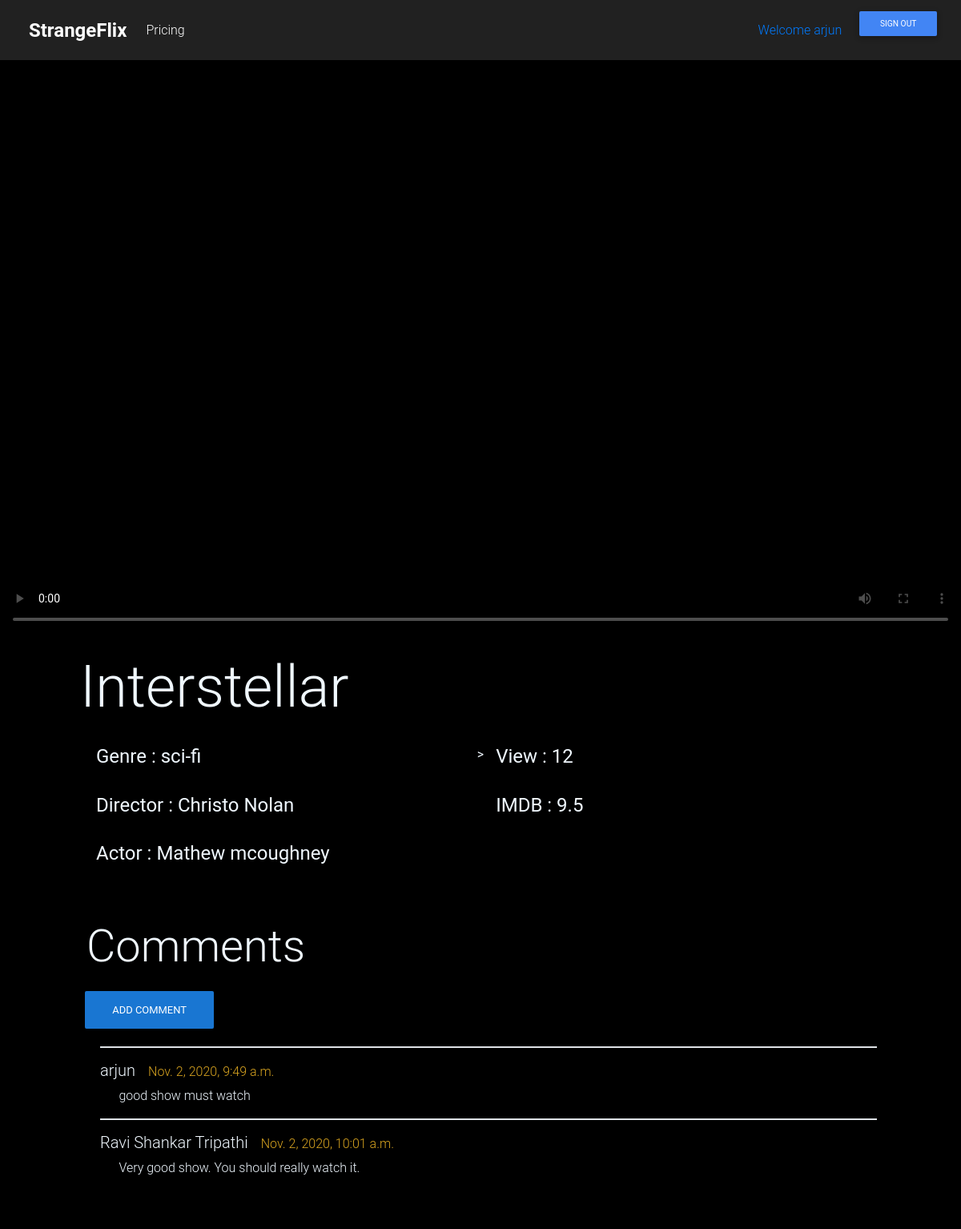
/3/ (signed in), run on the app's committed database.
### screens/models.py (models this page shows, shortened)
class Movie(models.Model):
    name = models.CharField(max_length=30)
    genre = models.CharField(max_length=30)
    file = models.FileField()
    thumbnail = models.FileField()
    views = models.IntegerField()
    imdb = models.FloatField(null=True,blank=True)
    director = models.CharField(null=True,blank=True, max_length=50)
    actors =  models.CharField(null=True,blank=True , max_length=100)
    year = models.IntegerField(null=True,blank=True)
    prime_show = models.BooleanField(default=True)

class Comment(models.Model):
    movie = models.ForeignKey('Movie', on_delete=models.CASCADE, related_name='comments')
    author = models.CharField(max_length=200)
    text = models.TextField()
    created_date = models.DateTimeField(default=timezone.now)
    approved_comment = models.BooleanField(default=False)

### screens/views.py (the view)
# urls.py: path('<int:pk>/', MovieDetailView.as_view(), name='movie_detail'),
@method_decorator(login_required, name='dispatch')
class MovieDetailView(DetailView):
    model = Movie
    template_name = "movie_detail.html"

### templates/movie_detail.html (shortened to what this page needs)
{% extends 'new_base.html' %}
{% block content %}
<!doctype html>
<html lang="en">
<body style="background-color: black;color: aliceblue;">
    {% include 'navbar.html' %}
    <div>
        <video id="my-video" class="video-js" controls preload="auto" width="100%" height="720" poster="MY_VIDEO_POSTER.jpg" data-setup="{}">
    <source src="{{object.file.url }}" type="video/mp4" />
    </video>
    </div>
    <div class=" jumbotron jumbotron-fluid " style="background-color: black; margin-left: 100px; margin-right: 100px; padding-top:20px;padding-bottom: 0px;">
        <div class="card" style="background-color:black; ">
            <h2 class="display-3">{{ object.name }}</h2>
            <div class="card-body">
                <div class="row">
                    <div class="col">
                        <h4> Genre : {{ object.genre }} </h4>
                        <br>
                        <h4> Director : {{ object.director }} </h4>
                        <br>
                        <h4> Actor : {{ object.actors }} </h4>
                    </div>>
                    <div class="col">
                        <h4> View : {{ object.views}} </h4>
                        <br>
                        <h4> IMDB : {{ object.imdb }} </h4>
                    </div>
                </div>
            </div>
        </div>
    </div>
    <div class=" jumbotron jumbotron-fluid " style="background-color: black; margin-left: 100px; margin-right: 100px; padding-top:0px;">
        <div class="d-flex flex-row justify-content-between align-items-center action-collapse p-2" data-toggle="collapse" aria-expanded="false" aria-controls="collapse-1" href="#collapse-1">
            <h1 class="display-4"><span>Comments</span></h1>
        </div>
        <a class="btn brn-lg btn-blue" href="{% url 'screens:add_comment_to_post' pk=object.pk %}">Add comment</a>
        <div class="container" style="margin-left: 1%;" >
            {% for comment in object.comments.all %}
            <hr class="border" style="border-color: blueviolet;">
            <div class="commented-section mt-2">
                <div class="d-flex flex-row align-items-center commented-user">
                    <h5 class="mr-2">{{ comment.author }}</h5><span class="mb-1 ml-2" style="color: goldenrod; ">{{ comment.created_date }}</span>
                </div>
                 <div class="comment-text-sm"><span> &nbsp;&nbsp;&nbsp;&nbsp;&nbsp;  {{ comment.text }}</span></div>
            </div>
            {% empty %}
            <p>No comments here yet :(</p>
            {% endfor %}
        </div>
    </div>
</body>
</html>
{% endblock %}

### templates/navbar.html (shortened to what this page needs)
{% load static %}
<nav class=" navbar navbar-expand-sm navbar-dark bg-dark " style="padding-left: 3%; padding-right: 2%;">
    <a class="navbar-brand " href="http://127.0.0.1:8000/" style="font-weight: 600; font-size: x-large;">StrangeFlix</a>
    <div class="collapse navbar-collapse " id="navbarText ">
        <ul class="navbar-nav mr-auto ">
            <li class="nav-item ">
                <a class="nav-link " href="http://127.0.0.1:8000/price-list/">Pricing</a>
            </li>
        </ul>
        {% load i18n %}
        {% if user.is_authenticated %}
        <a class="nav-link " href="http://127.0.0.1:8000/profile/">Welcome {{ user.username }}</a>
             <span>
            <form method="post" action="{% url 'account_logout' %}">
                 <button type="submit" class="btn btn-primary btn-sm " > {% trans 'Sign Out' %}</button>
                </form>
            {% else %}
            <a class="btn btn-primary btn-sm " href="http://127.0.0.1:8000/accounts/login/ " role="button ">Login/Sign-up</a>
            {% endif %}
            </span>
    </div>
</nav>

### screens/static/car.css (style rules this page uses)
:root { --carouSel-tile-spacing: 10px; --carouSel-tile-width: 280px; --carouSel-tile-height: calc(var(--carouSel-tile-width) / (16 / 9)); --carouSel-growth-factor: 1.5; --carouSel-fade-opacity: 0.25; --carouSel-normal-opacity: 1; --carouSel-offset-left: calc(-1 * (var(--carouSel-tile-width) * (var(--carouSel-growth-factor) - 1) / 2)); --carouSel-offset-right: calc(var(--carouSel-tile-width) * (var(--carouSel-growth-factor) - 1)); --carouSel-transition-1: 1s; --carouSel-transition-2: 0.5s; --carouSel-transition-3: 0.3s; }

### data on the page
Movie: name "Interstellar", genre "sci-fi", director "Christo Nolan", actors "Mathew mcoughney", views "12", imdb "9.5"
Comment: author "arjun", created_date "Nov. 2, 2020, 9:49 a.m.", text "good show must watch"
Comment: author "Ravi Shankar Tripathi", created_date "Nov. 2, 2020, 10:01 a.m.", text "Very good show. You should really watch it."

### other printed values
{{ user.username }} "arjun"
